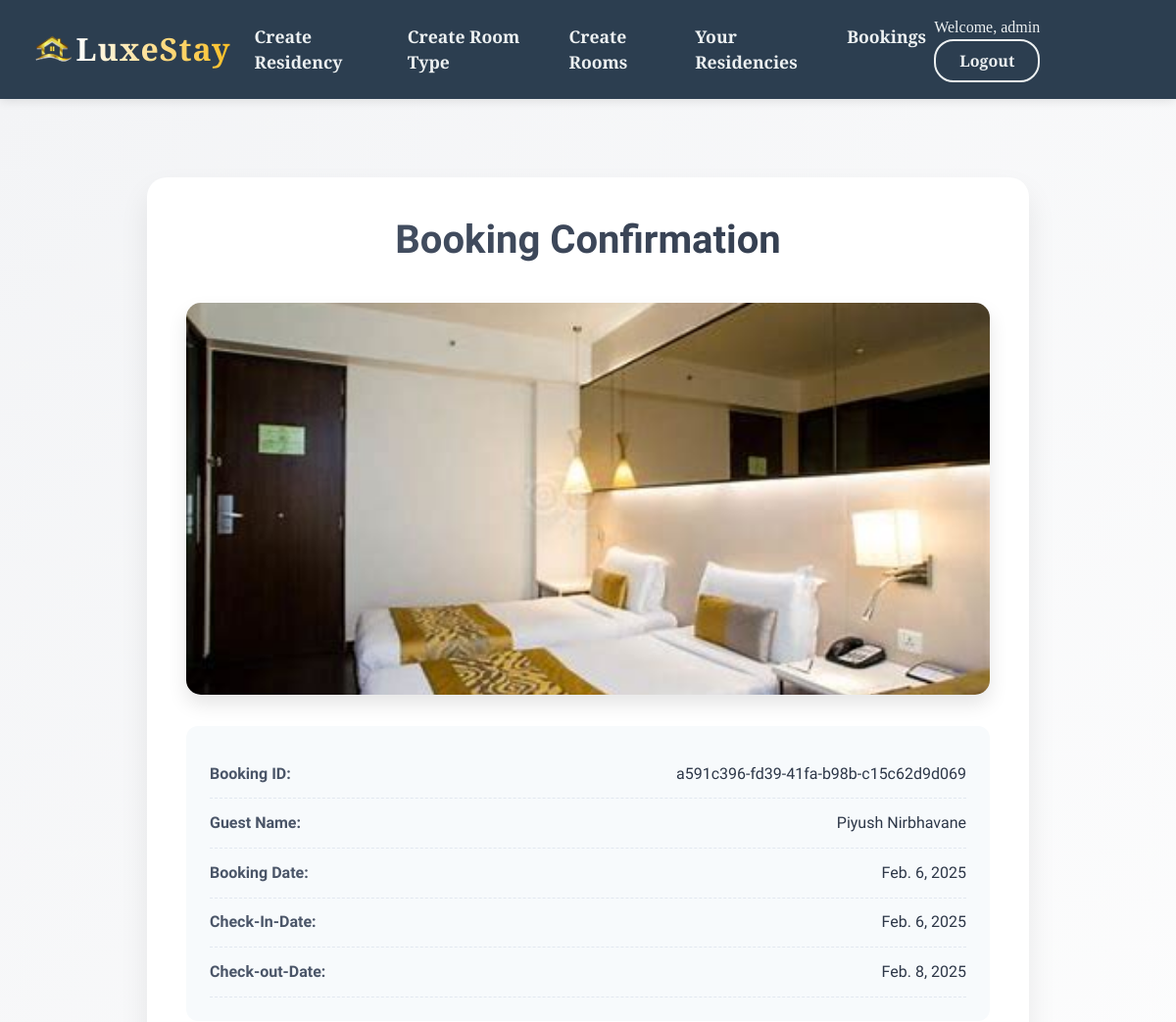
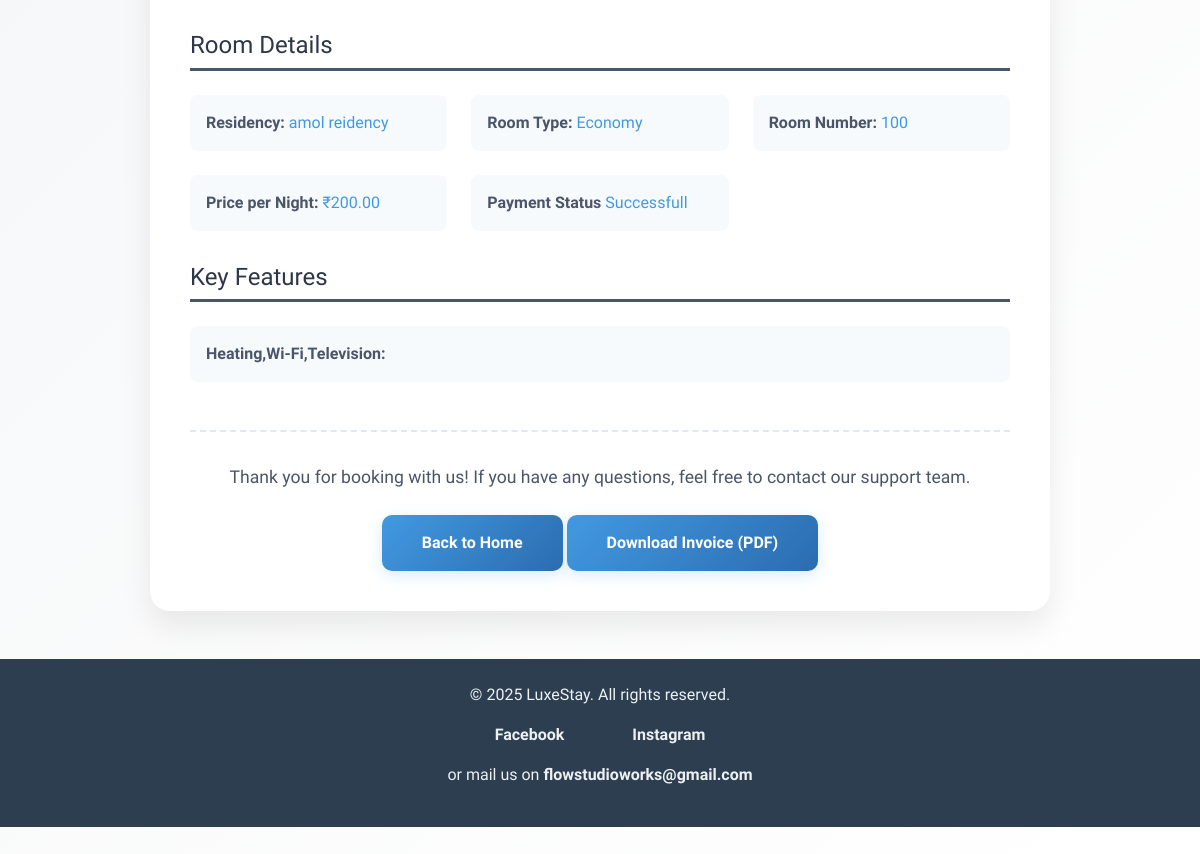
The page /reservation/booking-recipt/110 (signed in) on the database its author committed (2 pictures, top to bottom).
### accounts/models.py (models this page shows, shortened)
class Guest(AbstractUser):
    contact_details = models.CharField(max_length=13,default="",null=False)
    d_o_b = models.DateField(default="",null=False)
    gender = models.CharField(max_length=2,choices=gender_choice,default="N")
    class Meta:
        db_table = "Guest"

### reservation/models.py (models this page shows, shortened)
class Booking(models.Model):
    booking_id=models.UUIDField(default=uuid.uuid4,unique=True)
    guest = models.ForeignKey(Guest, on_delete=models.DO_NOTHING)
    name = models.CharField(max_length=50)
    total_guest=models.SmallIntegerField()
    room_details = models.ForeignKey(Room_details,on_delete=models.DO_NOTHING)
    check_in_date = models.DateField()
    check_out_date =models.DateField()
    total_amount=models.PositiveIntegerField(default=4000,null=False)
    booked_on=models.DateField(auto_now_add=True)
    payment_status=models.CharField(max_length=20,choices=pay,default="Pending")
    class Meta:
            constraints = [
                models.UniqueConstraint(
                    fields=["room_details", "check_in_date"],
                    condition=Q(payment_status="Successfull"),
                    name="unique_booking_confirmed"
                )
            ]

### working/models.py (models this page shows, shortened)
class Room_details(models.Model):
    residency=models.ForeignKey(Residency,on_delete=models.CASCADE,null=False,blank=False)
    room_type=models.ForeignKey(Room_type,on_delete=models.CASCADE,null=False,blank=False)
    room_no=models.CharField(max_length=10,null=False,blank=False)
    picture=models.ImageField(upload_to="images/residency/roomimages")
    key_features=models.CharField(max_length=200)
    max_guest=models.SmallIntegerField(default=3)
    price_per_night=models.DecimalField(max_digits=10, decimal_places=2,null=False,blank=False)
    no_new=models.BooleanField(default=False)
    disable=models.BooleanField(default=False)
    class Meta:
        unique_together=("residency","room_no")

class Residency(models.Model):
    name=models.CharField(max_length=30,null=False,blank=False)
    logo=models.ImageField(upload_to="images/residency/logo")
    area = models.CharField(max_length=50,default="",null=False)
    city = models.CharField(max_length=50,default="",null=False)
    state = models.CharField(max_length=50,choices=STATE_CHOICES,default="Maharashtra",null=False)
    country = models.CharField(max_length=50,default="",null=False)
    created_by=models.ForeignKey(Guest,on_delete=models.CASCADE)
    manage_name=models.CharField(max_length=40,null=False,blank=False)
    contact_no=models.CharField(max_length=10,null=False,blank=False)
    class Meta:
        unique_together=("name","area")
    def __str__(self):
        return f"{self.name}"

class Room_type(models.Model):
    residency=models.ForeignKey(Residency,on_delete=models.CASCADE,null=False,blank=False)
    type_name=models.CharField(max_length=30,choices=TYPE_NAME_CHOICE, default="Queen")
    class Meta:
        unique_together=("residency","type_name")
    def Namee(self):
        return f"{self.type_name}"

### reservation/views.py (the view)
# urls.py: path('booking-recipt/<int:book_id>',views.bookreciptview,name='fullbookrecipt'),
def bookreciptview(request,book_id):
    if request.user.is_staff!=True:
        book=Booking.objects.get(id=book_id)
        return render(request,'reservation/comfirmBookedPage.html',{"book":book})
    else:
        book=Booking.objects.get(id=book_id)
        return render(request,'reservation/comfirmhotelPage.html',{"book":book})

### reservation/templates/reservation/comfirmhotelPage.html (shortened to what this page needs)
{% extends 'hotel.html' %}
{% block content %}
<div class="booking-receipt">
    <div class="invoice-header">
        <h1 class="invoice-title">Booking Confirmation</h1>
    </div>
    <div class="room-image-wrapper">
        <img class="room-image" src="{{ book.room_details.picture.url }}" alt="Room Image">
    </div>
    <div class="guest-details">
        <div class="detail-row">
            <span class="label">Booking ID:</span>
            <span class="value">{{ book.booking_id }}</span>
        </div>
        <div class="detail-row">
            <span class="label">Guest Name:</span>
            <span class="value">{{ book.name }}</span>
        </div>
        <div class="detail-row">
            <span class="label">Booking Date:</span>
            <span class="value">{{ book.booked_on }}</span>
        </div>
        <div class="detail-row">
            <span class="label">Check-In-Date:</span>
            <span class="value">{{ book.check_in_date }}</span>
        </div>
        <div class="detail-row">
            <span class="label">Check-out-Date:</span>
            <span class="value">{{ book.check_out_date }}</span>
        </div>
    </div>
    <div class="room-details-section">
        <h2 class="section-title">Room Details</h2>
        <div class="details-grid">
            <div class="detail-item">
                <span class="label">Residency:</span>
                <span class="value accent">{{ book.room_details.residency }}</span>
            </div>
            <div class="detail-item">
                <span class="label">Room Type:</span>
                <span class="value accent">{{ book.room_details.room_type.Namee }}</span>
            </div>
            <div class="detail-item">
                <span class="label">Room Number:</span>
                <span class="value accent">{{ book.room_details.room_no }}</span>
            </div>
            <div class="detail-item">
                <span class="label">Price per Night:</span>
                <span class="value accent">₹{{ book.room_details.price_per_night }}</span>
            </div>
            <div class="detail-item">
                <span class="label">Payment Status</span>
                <span class="value accent">{{ book.payment_status }}</span>
            </div>
        </div>
    </div>
    <div class="features-section">
        <h2 class="section-title">Key Features</h2>
        <div class="features-grid">
            <div class="feature-item">
                <span class="label">{{book.room_details.key_features}}:</span>
            </div>
        </div>
    </div>
    <div class="invoice-footer">
        <p class="thank-you">Thank you for booking with us! If you have any questions, feel free to contact our support team.</p>
        <a href="{% url 'hoteler' %}" class="home-button">Back to Home</a>
        <a href="{% url 'pdf' book.id %}" class="home-button">Download Invoice (PDF)</a>
    </div>
</div>
{% endblock %}

### templates/hotel.html (shortened to what this page needs)
{% load static %}
<!doctype html>
<html lang="en">
<head>
    <link href="https://cdn.jsdelivr.net/npm/bootstrap@5.3.3/dist/css/bootstrap.min.css" rel="stylesheet">
    <link href="{% static 'css/style.css' %}" rel="stylesheet">
</head>
<body>
    <nav id="Head" class="navbar navbar-expand-lg">
        <div class="container" style="padding: 0%; gap: 0rem; ">
            <img src="{% static 'Images/logo.png' %}" alt="LuxeStay Logo" height="50px">
            <a class="navbar-brand" href="{% url 'hoteler' %}">LuxeStay</a>
            <div class="collapse navbar-collapse" id="navbarNav">
                <ul class="navbar-nav me-auto">
                    <li class="nav-item">
                        <a class="nav-link" href="{% url 'residency' %}">Create Residency</a>
                    </li>
                    <li class="nav-item">
                        <a class="nav-link" href="{% url 'Create_room_type' %}">Create Room Type</a>
                    </li>
                    <li class="nav-item">
                        <a class="nav-link" href="{% url 'create_rooms' %}">Create Rooms</a>
                    </li>
                    <li class="nav-item">
                        <a class="nav-link" href="{% url 'all_residency' %}">Your Residencies</a>
                    </li>
                    <li class="nav-item">
                        <a class="nav-link" href="{% url 'upcoming' %}">Bookings</a>
                    </li>
                </ul>
                <div class="d-flex align-items-center flex-wrap">
                    {% if request.user.is_authenticated %}
                        <span class="welcome-text">Welcome, {{ request.user.username }}</span>
                        <a href="{% url 'logout' %}" class="btn btn-outline-light">Logout</a>
                    {% else %}
                        <a href="{% url 'choice' %}" class="btn btn-outline-light me-2">Register</a>
                        <a href="{% url 'login' %}" class="btn btn-outline-light">Login</a>
                    {% endif %}
                </div>
            </div>
        </div>
    </nav>
    <main class="content-wrapper">
        {% block content %}{% endblock %}
<footer id="foot">
    <div class="container-foot">
        <p>© 2025 LuxeStay. All rights reserved.</p>
        <p>
            <a href="https://www.facebook.com/vasi.sayed.58" target="_blank">Facebook</a>
            <a href="https://www.instagram.com/iamvasi.__/" target="_blank">Instagram</a>
        </p>
        <p>or mail us on <strong>flowstudioworks@gmail.com</strong></p>
    </div>
</footer>
</body>
</html>

### static/css/style.css (style rules this page uses)
:root { --primary: #8b5cf6; --primary-dark: #6d28d9; --secondary: #f3f4f6; --accent: #fbbf24; --text: #1f2937; --bg-gradient: linear-gradient(135deg, #8b5cf6, #6d28d9); }
body { font-family: 'Plus Jakarta Sans', sans-serif; background: #fafafa; }
#Head { background: var(--bg-gradient); padding: 1.25rem; box-shadow: 0 4px 20px rgba(139, 92, 246, 0.2); }
.navbar-brand { font-size: 2rem; font-weight: 800; background: linear-gradient(to right, #fff, var(--accent)); -webkit-background-clip: text; -webkit-text-fill-color: transparent; }
.nav-link { font-weight: 600; padding: 0.75rem 1.25rem; border-radius: 8px; transition: all 0.4s cubic-bezier(0.4, 0, 0.2, 1); }
.btn { padding: 0.75rem 1.5rem; font-weight: 600; border-radius: 8px; transition: all 0.3s ease; }
#foot { background: var(--bg-gradient); padding: 2.5rem 0; }
#foot a { color: white; font-weight: 600; padding: 0.5rem 1rem; border-radius: 8px; transition: all 0.3s ease; }
.content-wrapper { padding: 2rem; background: linear-gradient(135deg, #f3f4f6, #ffffff); }
.btn-outline-light { border: 2px solid white; font-weight: 600; }
.booking-receipt { max-width: 900px; margin: 3rem auto; padding: 2.5rem; background: #fff; border-radius: 20px; box-shadow: 0 15px 30px rgba(0,0,0,0.08); }
.invoice-header { text-align: center; margin-bottom: 2.5rem; }
.invoice-title { font-size: 2.5rem; color: #2d3748; font-weight: 800; background: linear-gradient(135deg, #4a5568, #2d3748); -webkit-background-clip: text; -webkit-text-fill-color: transparent; }
.room-image-wrapper { border-radius: 15px; overflow: hidden; box-shadow: 0 10px 20px rgba(0,0,0,0.1); }
.room-image { width: 100%; height: 400px; object-fit: cover; transition: transform 0.3s ease; }
.guest-details { margin: 2rem 0; padding: 1.5rem; background: #f7fafc; border-radius: 12px; }
.detail-row { display: flex; justify-content: space-between; padding: 0.8rem 0; border-bottom: 1px dashed #e2e8f0; }
.section-title { font-size: 1.5rem; color: #2d3748; margin: 2rem 0 1rem; padding-bottom: 0.5rem; border-bottom: 3px solid #4a5568; }
.details-grid { display: grid; grid-template-columns: repeat(auto-fit, minmax(250px, 1fr)); gap: 1.5rem; margin: 1.5rem 0; }
.detail-item { padding: 1rem; background: #f7fafc; border-radius: 8px; transition: transform 0.2s ease; }
.features-grid { display: grid; grid-template-columns: repeat(auto-fit, minmax(200px, 1fr)); gap: 1rem; margin: 1.5rem 0; }
.feature-item { padding: 1rem; background: #f7fafc; border-radius: 8px; }
.label { font-weight: 600; color: #4a5568; }
.value { color: #2d3748; }
.value.accent { color: #4299e1; font-weight: 500; }
.invoice-footer { margin-top: 3rem; text-align: center; padding-top: 2rem; border-top: 2px dashed #e2e8f0; }
.thank-you { font-size: 1.1rem; color: #4a5568; margin-bottom: 1.5rem; }
.home-button { display: inline-block; padding: 1rem 2.5rem; background: linear-gradient(135deg, #4299e1, #2b6cb0); color: white; font-weight: 600; border-radius: 10px; text-decoration: none; transition: all 0.3s ease; box-shadow: 0 4px 15px rgba(66, 153, 225, 0.2); }

### rows shown on the page
Guest: user.username "admin"
Booking: room_details.picture (picture), booking_id "a591c396-fd39-41fa-b98b-c15c62d9d069", name "Piyush Nirbhavane", booked_on "Feb. 6, 2025", check_in_date "Feb. 6, 2025", check_out_date "Feb. 8, 2025", room_details.residency "amol reidency", room_details.room_type.Namee "Economy", room_details.room_no "100", room_details.price_per_night "200.00", payment_status "Successfull", room_details.key_features "Heating,Wi-Fi,Television"
